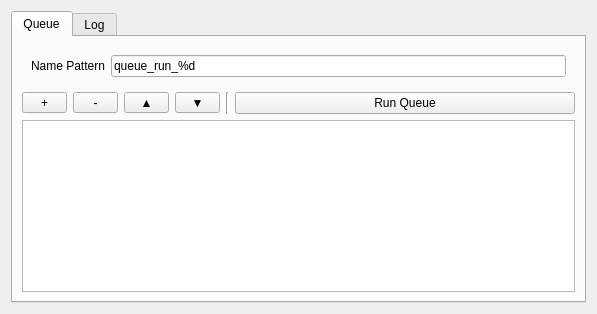
<?xml version="1.0" encoding="UTF-8"?>
<ui version="4.0">
 <class>Form</class>
 <widget class="QWidget" name="Form">
  <property name="geometry">
   <rect>
    <x>0</x>
    <y>0</y>
    <width>597</width>
    <height>314</height>
   </rect>
  </property>
  <property name="windowTitle">
   <string>Action Queue</string>
  </property>
  <layout class="QVBoxLayout" name="verticalLayout_2">
   <item>
    <widget class="QTabWidget" name="tabWidget">
     <property name="currentIndex">
      <number>0</number>
     </property>
     <widget class="QWidget" name="mainTab">
      <attribute name="title">
       <string>Queue</string>
      </attribute>
      <layout class="QVBoxLayout" name="verticalLayout_3" stretch="0,0,0">
       <item>
        <widget class="QWidget" name="nameRow" native="true">
         <layout class="QHBoxLayout" name="horizontalLayout_4">
          <item>
           <widget class="QLabel" name="label">
            <property name="text">
             <string>Name Pattern</string>
            </property>
           </widget>
          </item>
          <item>
           <widget class="QLineEdit" name="h5Name">
            <property name="sizePolicy">
             <sizepolicy hsizetype="Expanding" vsizetype="Fixed">
              <horstretch>1</horstretch>
              <verstretch>0</verstretch>
             </sizepolicy>
            </property>
            <property name="text">
             <string>queue_run_%d</string>
            </property>
           </widget>
          </item>
         </layout>
        </widget>
       </item>
       <item>
        <layout class="QHBoxLayout" name="horizontalLayout">
         <property name="spacing">
          <number>6</number>
         </property>
         <item>
          <widget class="QWidget" name="buttonBar" native="true">
           <property name="sizePolicy">
            <sizepolicy hsizetype="MinimumExpanding" vsizetype="Preferred">
             <horstretch>0</horstretch>
             <verstretch>0</verstretch>
            </sizepolicy>
           </property>
           <layout class="QHBoxLayout" name="horizontalLayout_3">
            <property name="leftMargin">
             <number>0</number>
            </property>
            <property name="topMargin">
             <number>0</number>
            </property>
            <property name="rightMargin">
             <number>0</number>
            </property>
            <property name="bottomMargin">
             <number>0</number>
            </property>
            <item>
             <widget class="QToolButton" name="addButton">
              <property name="minimumSize">
               <size>
                <width>45</width>
                <height>0</height>
               </size>
              </property>
              <property name="text">
               <string>+</string>
              </property>
              <property name="popupMode">
               <enum>QToolButton::InstantPopup</enum>
              </property>
             </widget>
            </item>
            <item>
             <widget class="QToolButton" name="remButton">
              <property name="minimumSize">
               <size>
                <width>45</width>
                <height>0</height>
               </size>
              </property>
              <property name="text">
               <string>-</string>
              </property>
             </widget>
            </item>
            <item>
             <widget class="QToolButton" name="upButton">
              <property name="minimumSize">
               <size>
                <width>45</width>
                <height>0</height>
               </size>
              </property>
              <property name="text">
               <string>▲</string>
              </property>
             </widget>
            </item>
            <item>
             <widget class="QToolButton" name="dnButton">
              <property name="minimumSize">
               <size>
                <width>45</width>
                <height>0</height>
               </size>
              </property>
              <property name="text">
               <string>▼</string>
              </property>
             </widget>
            </item>
           </layout>
          </widget>
         </item>
         <item>
          <widget class="Line" name="separator">
           <property name="orientation">
            <enum>Qt::Vertical</enum>
           </property>
          </widget>
         </item>
         <item>
          <widget class="QPushButton" name="runButton">
           <property name="sizePolicy">
            <sizepolicy hsizetype="Expanding" vsizetype="Fixed">
             <horstretch>1</horstretch>
             <verstretch>0</verstretch>
            </sizepolicy>
           </property>
           <property name="text">
            <string>Run Queue</string>
           </property>
          </widget>
         </item>
        </layout>
       </item>
       <item>
        <widget class="QListWidget" name="actionList">
         <property name="verticalScrollMode">
          <enum>QAbstractItemView::ScrollPerPixel</enum>
         </property>
        </widget>
       </item>
      </layout>
     </widget>
     <widget class="QWidget" name="logTab">
      <attribute name="title">
       <string>Log</string>
      </attribute>
      <layout class="QVBoxLayout" name="verticalLayout_5">
       <item>
        <layout class="QHBoxLayout" name="horizontalLayout_2">
         <item>
          <widget class="QPushButton" name="clearLog">
           <property name="text">
            <string>Clear Log</string>
           </property>
          </widget>
         </item>
         <item>
          <widget class="QPushButton" name="saveLog">
           <property name="text">
            <string>Save Log</string>
           </property>
          </widget>
         </item>
        </layout>
       </item>
       <item>
        <widget class="QTableWidget" name="messages">
         <property name="editTriggers">
          <set>QAbstractItemView::NoEditTriggers</set>
         </property>
         <property name="alternatingRowColors">
          <bool>true</bool>
         </property>
         <property name="selectionMode">
          <enum>QAbstractItemView::SingleSelection</enum>
         </property>
         <property name="selectionBehavior">
          <enum>QAbstractItemView::SelectRows</enum>
         </property>
         <property name="cornerButtonEnabled">
          <bool>true</bool>
         </property>
         <attribute name="horizontalHeaderVisible">
          <bool>true</bool>
         </attribute>
         <attribute name="horizontalHeaderCascadingSectionResizes">
          <bool>true</bool>
         </attribute>
         <attribute name="horizontalHeaderStretchLastSection">
          <bool>true</bool>
         </attribute>
         <attribute name="verticalHeaderVisible">
          <bool>false</bool>
         </attribute>
         <attribute name="verticalHeaderShowSortIndicator" stdset="0">
          <bool>false</bool>
         </attribute>
         <attribute name="verticalHeaderStretchLastSection">
          <bool>false</bool>
         </attribute>
         <column>
          <property name="text">
           <string>Time</string>
          </property>
         </column>
         <column>
          <property name="text">
           <string>Type</string>
          </property>
         </column>
         <column>
          <property name="text">
           <string>Source</string>
          </property>
         </column>
         <column>
          <property name="text">
           <string>Message</string>
          </property>
         </column>
        </widget>
       </item>
      </layout>
     </widget>
    </widget>
   </item>
  </layout>
 </widget>
 <resources/>
 <connections/>
</ui>
